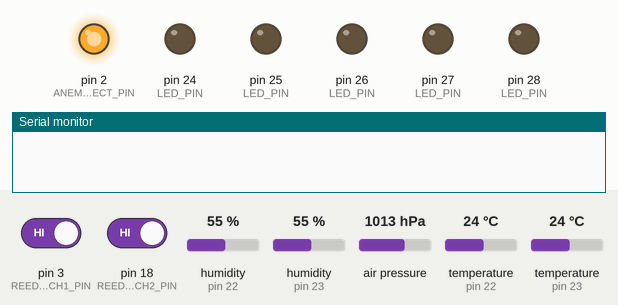
The sketch below on a simulated Arduino Mega 2560, built with avr-gcc and run on an emulated ATmega2560. Shown: output pins drawn as LEDs (lit = HIGH), the last lines printed to the serial monitor. Dashed ring = blinking. The inputs (shaded band) are chosen by the test bench; at power-on: humidity (sensors on pin 22, pin 23) 55 %, pin 3 (REED_SWITCH1_PIN) HIGH, pin 18 (REED_SWITCH2_PIN) HIGH, air pressure 1013 hPa, temperature (sensors on pin 22, pin 23) 24 °C. Pins used as bus, display or sensor lines are not drawn.

Above: at 1.2 s.
1.3 s: humidity (sensor on pin 22) set to 51 %
At 5.8 s:
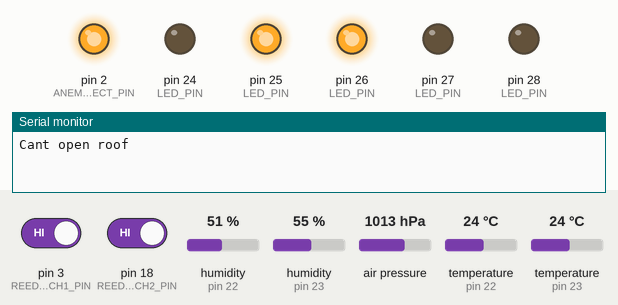
6.0 s: pin 3 (REED_SWITCH1_PIN) driven LOW
At 14.2 s:
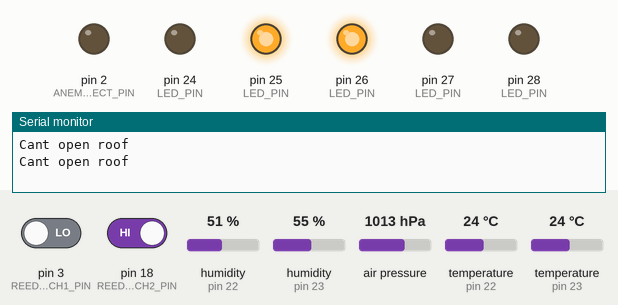
14.9 s: pin 3 (REED_SWITCH1_PIN) driven LOW and pin 18 (REED_SWITCH2_PIN) driven LOW
At 17.9 s:
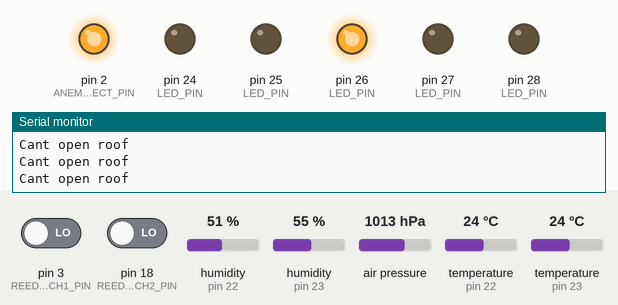
18.4 s: pin 18 (REED_SWITCH2_PIN) driven HIGH
At 22.62 s:
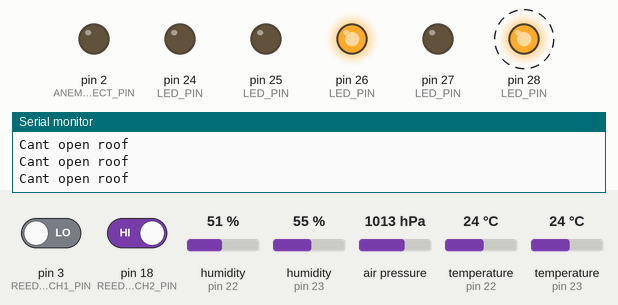
Timing chart, 0 to 23.5 s (numbered marks = the images above; inputs shaded):
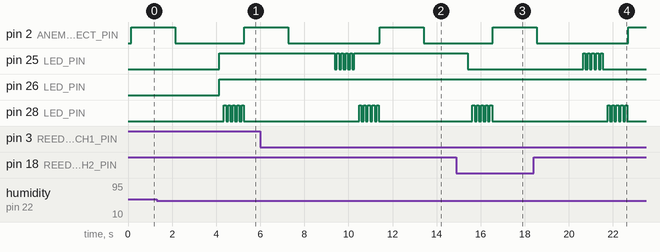

The sketch:

firmware.ino
```cpp
#include <Arduino.h>
#include "DHTSensors.h"
#include "BMPSensors.h"
#include "Anemometer.h"
#include "ReedSwitches.h"

#define DIFFERENCE_THRESHOLD 5
#define ANEMO_DIFFERENCE_THRESHOLD 20
#define LED_PIN 24
static unsigned long previousMillis = 0;

response DHT_Response;
response BMP_Response;
response Anemo_Response;
response Reed_Response;

void setup() {
    Serial.begin(9600);
    setupDHTSensors();
    setupBMPSensors();
    setupAnemometer();
    setupReedSwitches();
    pinMode(LED_PIN, OUTPUT);
}

void loop() {
    delay(100);
    DHT_Response = readDHTSensors();
    manageLED(DHT_Response.ERR_LED_PIN, DHT_Response.ErrorState);
    BMP_Response = readBMPSensors();
    manageLED(BMP_Response.ERR_LED_PIN, BMP_Response.ErrorState);
    Anemo_Response = readAnemometers();
    manageLED(Anemo_Response.ERR_LED_PIN, Anemo_Response.ErrorState);
    Reed_Response = readReedSwitches();
    manageLED(Reed_Response.ERR_LED_PIN, Reed_Response.ErrorState);

    if (canOpenRoof() == false)
    {
      Serial.println("Cant open roof");
      digitalWrite(LED_PIN, LOW);
    }
    else{
      Serial.println("Can open roof");
      digitalWrite(LED_PIN, HIGH);
    }
}

void manageLED(short int PIN, short int errorState) {
    const long interval = 100; // Интервал для мигания

    if (errorState == 0) {
        digitalWrite(PIN, LOW); // Выключаем светодиод
    } else if (errorState == 1) {
        // Мигает
        unsigned long currentMillis = millis();
        if (currentMillis - previousMillis >= interval) {
          for(int i = 0; i < 10; i++){

            int ledState = digitalRead(PIN);
            delay(100);
            digitalWrite(PIN, !ledState); // Переключаем состояние
          }
          previousMillis = currentMillis;

        }
    } else if (errorState == 2) {
        digitalWrite(PIN, HIGH); // Постоянное горение
    }
}

bool canOpenRoof() {
    bool DHT_NAN = isnan(DHT_Response.data1) && isnan(DHT_Response.data2);
    bool BMP_NAN = isnan(BMP_Response.data1) && isnan(BMP_Response.data2);
    bool Anemo_NAN = isnan(Anemo_Response.data1) && isnan(Anemo_Response.data2);
    bool Reed_NAN = isnan(Reed_Response.data1) && isnan(Reed_Response.data2);

    if (DHT_NAN || BMP_NAN || Anemo_NAN || Reed_NAN) {
        return false;
    }

    if(DHT_Response.ErrorRate > DIFFERENCE_THRESHOLD || BMP_Response.ErrorRate > DIFFERENCE_THRESHOLD ||
        Anemo_Response.ErrorRate > ANEMO_DIFFERENCE_THRESHOLD || Reed_Response.ErrorRate > DIFFERENCE_THRESHOLD){
          return false;
        }

    float dht_value = DHT_NAN ? DHT_Response.data2 : DHT_Response.data1;
    float bmp_value = BMP_NAN ? BMP_Response.data2 : BMP_Response.data1;
    float anemo_value = Anemo_NAN ? Anemo_Response.data2 : Anemo_Response.data1;

    if (dht_value > 85 || bmp_value < 950 || anemo_value > 54) {
        return false;
    }

    return true;
}
```

Anemometer.h
```cpp
#ifndef ANEMOMETER_H
#define ANEMOMETER_H

#include <FreqCount.h>
#include "response_struct.h"

#define ANEMO_SELECT_PIN 2
#define LED_PIN 26
#define DIFFERENCE_THRESHOLD 20

const unsigned long TIMEOUT = 2000;
const unsigned long THRESHOLD = 5;

void setupAnemometer() {
    pinMode(ANEMO_SELECT_PIN, OUTPUT);
    pinMode(LED_PIN, OUTPUT);
}

bool checkAnemometerConnection() {
  unsigned long startMillis = millis();
  unsigned long count = 0;
  FreqCount.begin(500);
  while (millis() - startMillis < TIMEOUT) {
      if (FreqCount.available()) {
          FreqCount.end();
          count += FreqCount.read();
      }
  }
  return count > THRESHOLD;
}

response readAnemometers() {
    response resp;
    resp.ErrorState = 0;
    resp.ErrorRate = 0;
    resp.ERR_LED_PIN = LED_PIN;

    digitalWrite(ANEMO_SELECT_PIN, HIGH);
    bool connected1 = checkAnemometerConnection();
    digitalWrite(ANEMO_SELECT_PIN, LOW);
    bool connected2 = checkAnemometerConnection();
    int count1 = 0, count2 = 0;

    digitalWrite(ANEMO_SELECT_PIN, HIGH);
    if (connected1) {
      FreqCount.begin(500);
      while(!FreqCount.available()){continue;}
      FreqCount.end();
      count1 = FreqCount.read();
      resp.data1 = count1 * 0.01;
    }
    else{
      resp.data1 = NAN;
    }

    digitalWrite(ANEMO_SELECT_PIN, LOW);
    if (connected2) {
      FreqCount.begin(500);
      while(!FreqCount.available()){continue;}
      FreqCount.end();
      count2 = FreqCount.read();
      resp.data2 = count2 * 0.01;
    }
    else{
      resp.data2 = NAN;
    }

    if (connected1 && connected2 ){
      float difference = abs(count1 - count2);
      float average = (count1 + count2) / 2.0;
      float percentageDifference = (difference / average) * 100.0;
      resp.ErrorRate = percentageDifference;
      if (percentageDifference > DIFFERENCE_THRESHOLD) {
        resp.ErrorState = 1;
      }
    }
    else{
      resp.ErrorRate = NAN;
    }

    if (!connected1 && !connected2) {
        resp.ErrorState = 2;
    } else if (!connected1 || !connected2) {
        resp.ErrorState = 1;
    }

    return resp;
}

#endif // ANEMOMETER_H
```

BMPSensors.h
```cpp
#ifndef BMPSENSORS_H
#define BMPSENSORS_H

#include <SFE_BMP180.h>
#include "response_struct.h"

#define BMP_SELECT_PIN 19
#define LED_PIN 27
#define DIFFERENCE_THRESHOLD 5

SFE_BMP180 bmp1, bmp2;

void setupBMPSensors() {
    pinMode(BMP_SELECT_PIN, OUTPUT);
    pinMode(LED_PIN, OUTPUT);

    digitalWrite(BMP_SELECT_PIN, HIGH);
    bmp1.begin();

    digitalWrite(BMP_SELECT_PIN, LOW);
    bmp2.begin();
}

response readBMPSensors() {
    response resp;
    resp.ErrorState = 0;
    resp.ErrorRate = 0;
    resp.ERR_LED_PIN = LED_PIN;

    bool sensor1Failed = false;
    bool sensor2Failed = false;

    char status1, status2;
    double T1, T2, P1, P2;

    digitalWrite(BMP_SELECT_PIN, HIGH);
    status1 = bmp1.startPressure(3);
    digitalWrite(BMP_SELECT_PIN, LOW);
    status2 = bmp2.startPressure(3);

    if (status1 != 0 || status2 != 0) {
        delay(max(status1, status2));
        digitalWrite(BMP_SELECT_PIN, HIGH);
        status1 = bmp1.getPressure(P1, T1);
        digitalWrite(BMP_SELECT_PIN, LOW);
        status2 = bmp2.getPressure(P2, T2);

        if (status1 != 0) {
            resp.data1 = P1;
        }
        if (status2 != 0) {
            resp.data2 = P2;
        }
    }
    if (status1 == 0){
      sensor1Failed = true;
      resp.data1 = NAN;
    }
    if (status2 == 0){
      sensor2Failed = true;
      resp.data2 = NAN;
    }

    if (!sensor2Failed && !sensor1Failed){
      float difference = abs(P1 - P2);
      float average = (P1 + P2) / 2.0;
      float percentageDifference = (difference / average) * 100.0;
      resp.ErrorRate = percentageDifference;
      if (percentageDifference > DIFFERENCE_THRESHOLD) {
        resp.ErrorState = 1;
      }
    }
    else{
      resp.ErrorRate = NAN;
    }

    if (sensor1Failed && sensor2Failed) {
        resp.ErrorState = 2;
    } else if (sensor1Failed || sensor2Failed) {
        resp.ErrorState = 1;
    }

    return resp;
}

#endif // BMPSENSORS_H
```

DHTSensors.h
```cpp
#ifndef DHTSENSORS_H
#define DHTSENSORS_H

#include <DHT.h>
#include "response_struct.h"

#define DHTPIN0 22
#define DHTPIN1 23
#define DHTTYPE DHT22
#define LED_PIN 28
#define DIFFERENCE_THRESHOLD 5

DHT dht0(DHTPIN0, DHTTYPE);
DHT dht1(DHTPIN1, DHTTYPE);

void setupDHTSensors() {
    pinMode(LED_PIN, OUTPUT);
    dht0.begin();
    dht1.begin();
}

response readDHTSensors() {
    float hum0 = dht0.readHumidity();
    float hum1 = dht1.readHumidity();


    response resp;
    resp.ERR_LED_PIN = LED_PIN;
    resp.ErrorState = 0;
    resp.ErrorRate = 0;

    resp.data1 = hum0;
    resp.data2 = hum1;

    if (hum0 != NAN && hum1 != NAN){
      float difference = abs(hum0 - hum1);
      float average = (hum0 + hum1) / 2.0;
      float percentageDifference = (difference / average) * 100.0;
      resp.ErrorRate = percentageDifference;
      if (percentageDifference > DIFFERENCE_THRESHOLD) {
        resp.ErrorState = 1;
      }
    }
    else{
      resp.ErrorRate = NAN;
    }

    if (isnan(hum0) && isnan(hum1)) {
      resp.data1 = NAN;
      resp.data2 = NAN;
      resp.ErrorState = 2;
      return resp;
    }

    if (isnan(hum0) || isnan(hum1)) {

        if (isnan(hum0)) {
            resp.data1 = NAN;
            resp.data2 = hum1;
        } else {
            resp.data1 = hum0;
            resp.data2 = NAN;
        }
        resp.ErrorState = 1;
    }

    return resp;
}

#endif // DHTSENSORS_H
```

ReedSwitches.h
```cpp
#ifndef REEDSWITCHES_H
#define REEDSWITCHES_H

#include "response_struct.h"

#define REED_SWITCH1_PIN 3
#define REED_SWITCH2_PIN 18
#define LED_PIN 25

void setupReedSwitches() {
    pinMode(REED_SWITCH1_PIN, INPUT_PULLUP);
    pinMode(REED_SWITCH2_PIN, INPUT_PULLUP);
    pinMode(LED_PIN, OUTPUT);
}

response readReedSwitches() {
    response resp;
    resp.ErrorState = 0;
    resp.ErrorRate = 0;
    resp.ERR_LED_PIN = LED_PIN;

    resp.data1 = digitalRead(REED_SWITCH1_PIN) == HIGH ? 1 : 0;
    resp.data2 = digitalRead(REED_SWITCH2_PIN) == HIGH ? 1 : 0;

    if(resp.data1 != resp.data2){
      resp.ErrorState = 1;
      resp.ErrorRate = 100;
    }
    if(resp.data1 == 0 && resp.data2 == 0){
      resp.ErrorState = 0;
    }
    if(resp.data1 == 1 && resp.data2 == 1){
      resp.ErrorState = 2;
    }

    return resp;
}

#endif // REEDSWITCHES_H
```

response_struct.h
```cpp
#ifndef RESPONSE_STRUCT_H
#define RESPONSE_STRUCT_H

struct response {
    float data1;
    float data2;
    float ErrorRate;
    short int ErrorState;
    int ERR_LED_PIN;
};

#endif // RESPONSE_STRUCT_H
```

Measured:
- the behaviour switches between 53 and 52 % on humidity (sensor on pin 22) (found by bisection; images 0 and 1)
- after the input at 1.3 s, pin 28 (LED_PIN): alternates HIGH for 0.10 s and LOW for 0.10 s, 10 changes in all, then stays LOW, starting after 3.0 s
- after the input at 6.0 s, pin 25 (LED_PIN): alternates HIGH for 0.10 s and LOW for 0.10 s, 10 changes in all, then stays HIGH, starting after 3.4 s
- after the input at 14.9 s, pin 2 (ANEMO_SELECT_PIN): LOW → HIGH after 1.6 s instead of 2.6 s
- after the input at 18.4 s, pin 25 (LED_PIN): alternates HIGH for 0.10 s and LOW for 0.10 s, 10 changes in all, then stays LOW, starting after 2.2 s
